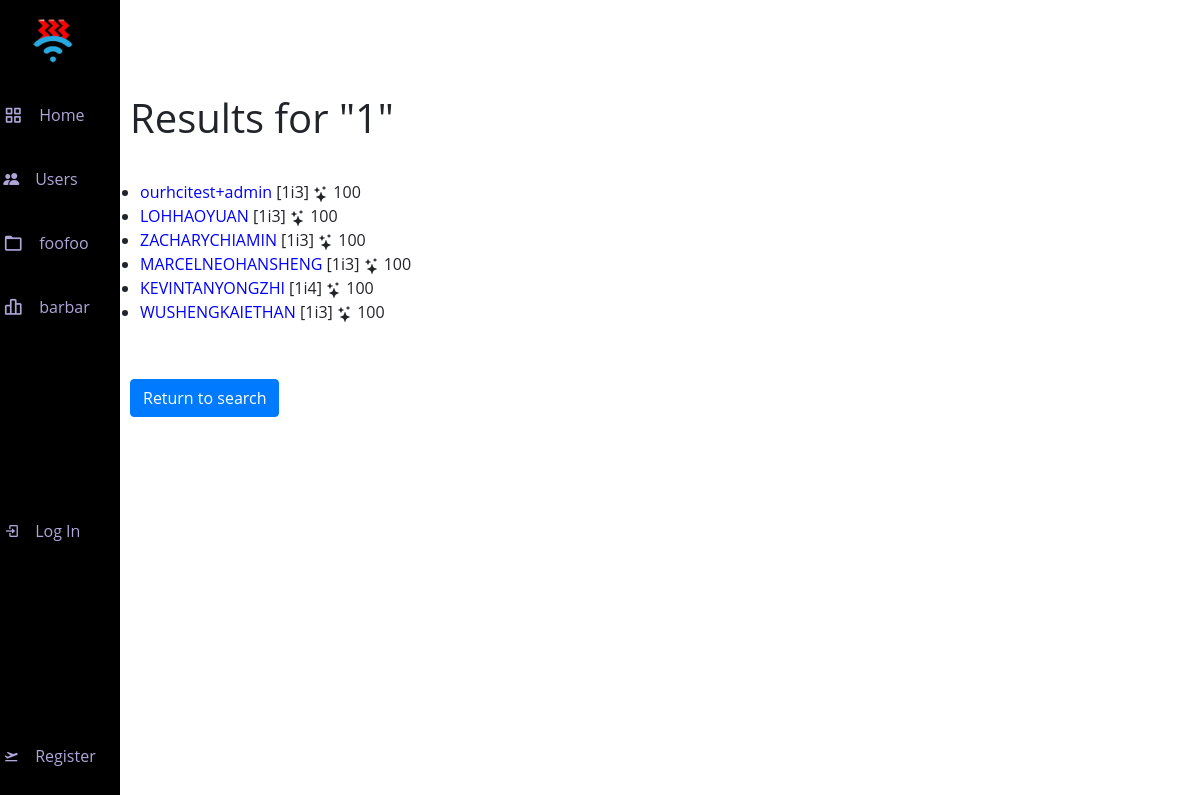
The app's page /search, older data.
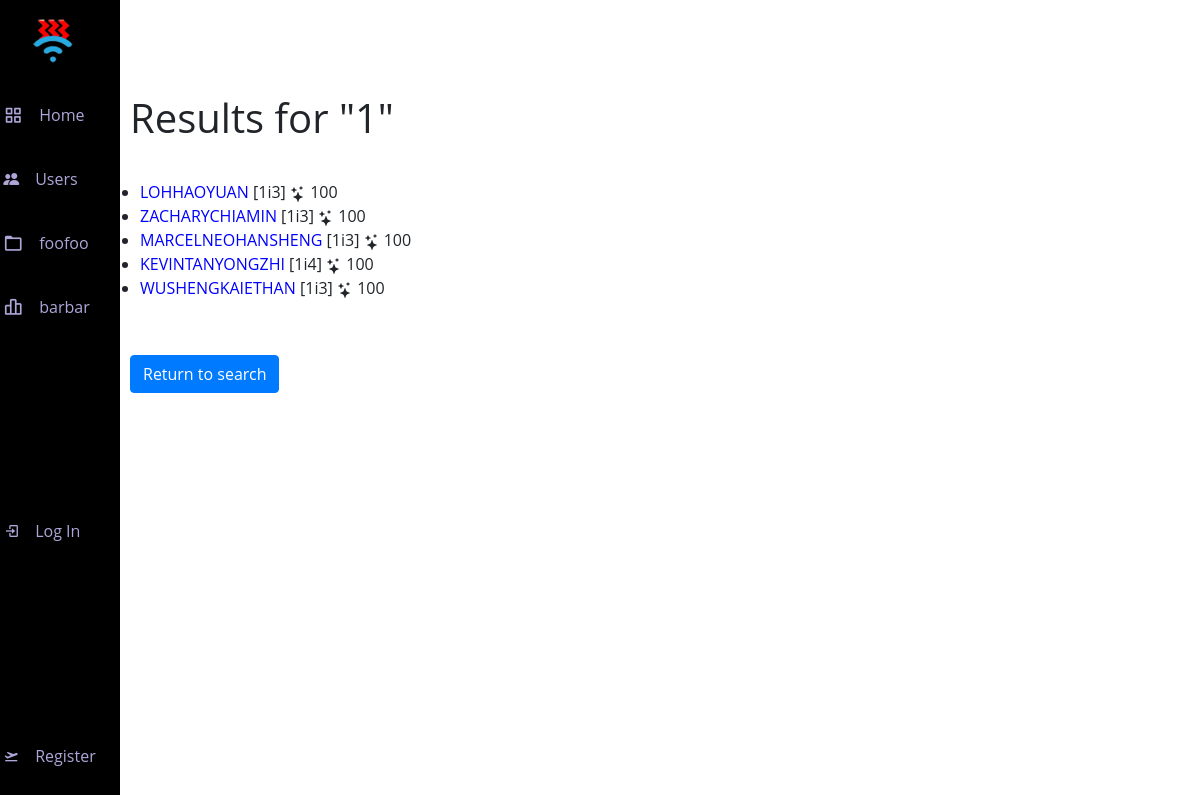
The same page, newer data.
### ourapp/models.py (models this page shows)
class User(AbstractUser):
    hciclass = models.CharField(max_length=3, null=False, blank=False)
    consortium = models.CharField(max_length=8, null=True, blank=True)
    bio = models.TextField(max_length=500, null=True, blank=True)
    reputation = models.IntegerField(null=False, blank=False, default=100)
    email = models.EmailField(null=False, max_length=26, blank=False)

### ourapp/views.py (the view)
# urls.py: path("search", views.search, name="search"),
def search(request):
    query = str(request.GET.get('q', 1))
    query.strip()
    searchq = query.replace(' ', '')
    search_filter = str(request.GET.get('filter', 1))
    if search_filter == "filter_username":
        searchq = searchq.upper()
        try:
            h = User.objects.get(username=searchq)
            return HttpResponseRedirect(reverse("profile", kwargs={"username":searchq}))
        except:
            data = User.objects.all()
            user_list = []
            for user in data:
                if searchq in user.username:
                    user_list.append(user)
            return render(request, "ourapp/user_search_results.html", {
                "data": user_list,
                "searchq" : query
            })
    else:
        data = User.objects.filter(hciclass__contains=searchq)
        return render(request, "ourapp/user_search_results.html", {
            "data": data,
            "searchq": query
        })

### ourapp/templates/ourapp/user_search_results.html (shortened to what this page needs)
{% extends "ourapp/layout.html" %}
{% block body %}
    <h1 class="needspad">Results for "{{searchq}}"</h1>
    <ul>
        {% for user in data %}
            <li>
                <a href="{% url 'profile' user %}">{{user.username}}</a>
                <span>
                    [{{user.hciclass}}]
                    {{user.reputation}}
                </span>
            </li>
        {% endfor %}
    </ul>
    <h1 class="needspad"><a class="btn btn-primary" href="{% url 'users'%}">Return to search</a></h1>
{% endblock %}

Row changes from the older to the newer data that the page shows:
removed User: username "ourhcitest+admin", hciclass "1i3", reputation "100"
